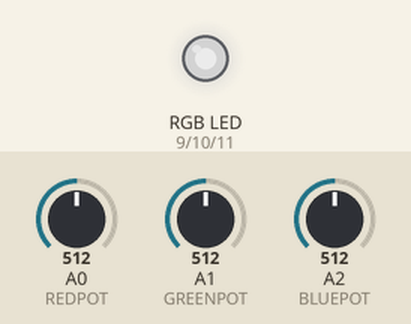
Simulated run of this sketch. Board: Arduino Uno, built with avr-gcc and run on an emulated ATmega328P. On the bench: an RGB LED mixed from three pins (HIGH = lit). The test bench sets the inputs (shaded band); at power-on: A0 (REDPOT) = 512, A1 (GREENPOT) = 512, A2 (BLUEPOT) = 512. Dim RGB values are drawn brighter than linear.

Above: at 1.2 s.
1.3 s: A0 (REDPOT) set to 716
At 2.5 s:
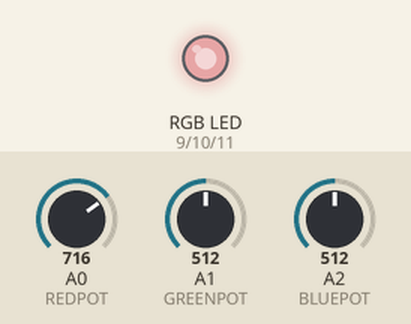
2.8 s: A1 (GREENPOT) set to 716
At 3.6 s:
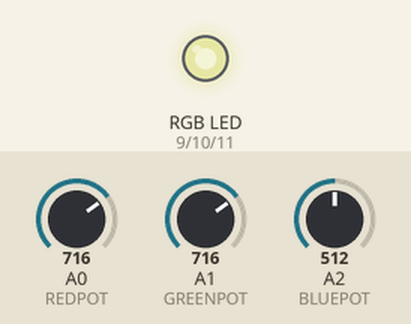
4.3 s: A2 (BLUEPOT) set to 716
At 4.7 s:
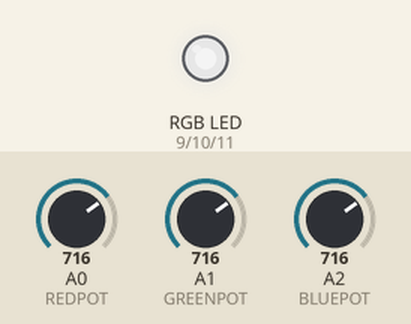
5.8 s: A0 (REDPOT) set to 900
At 7.0 s:
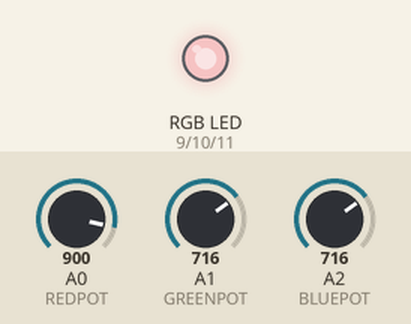
7.3 s: A1 (GREENPOT) set to 900
At 8.3 s:
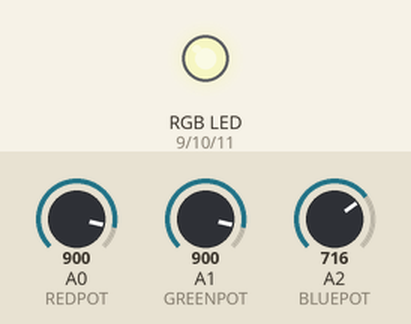
8.8 s: A2 (BLUEPOT) set to 900
At 9.3 s:
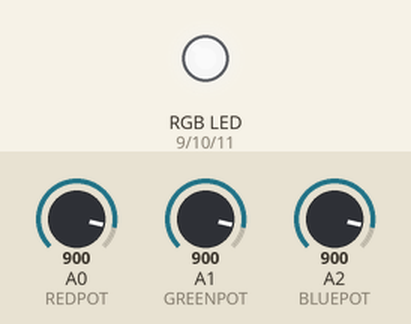
Timing chart, 0 to 11.3 s (numbered marks = the images above; inputs shaded):
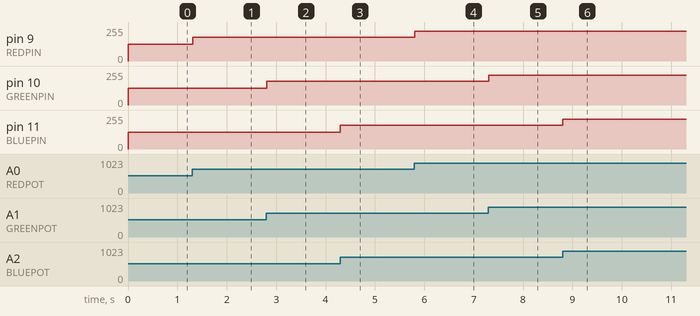

Measured:
- after the input at 1.3 s, pin 9 (REDPIN): 127/255 → 178/255 at once
- after the input at 2.8 s, pin 10 (GREENPIN): 127/255 → 178/255 at once
- after the input at 4.3 s, pin 11 (BLUEPIN): 127/255 → 178/255 at once
- after the input at 5.8 s, pin 9 (REDPIN): 178/255 → 224/255 at once
- after the input at 7.3 s, pin 10 (GREENPIN): 178/255 → 224/255 at once
- after the input at 8.8 s, pin 11 (BLUEPIN): 178/255 → 224/255 at once

The sketch:

potentiometer_and_rgb.ino
```cpp
#define REDPIN 9
#define GREENPIN 10
#define BLUEPIN 11

#define REDPOT A0
#define GREENPOT A1
#define BLUEPOT A2
//set pin numbers

void setup() {
  for(int i = 9; i <= 11; i++) pinMode(i , OUTPUT); //setup led pins
}

void setColour(int r, int g, int b){ //function to control rgb
  analogWrite(REDPIN, r);
  analogWrite(GREENPIN, g);
  analogWrite(BLUEPIN, b);
}

void loop() {
  int redVal = analogRead(REDPOT) / 4.011;
  int greenVal = analogRead(GREENPOT) / 4.011;
  int blueVal = analogRead(BLUEPOT) / 4.011;
 //read potentiometers and divide by 4.011 to make it range between 0 and 255 instead of 0 and 1023

  setColour(redVal, greenVal, blueVal); //set colour to potentiometer values
  delay(10);
}
```
